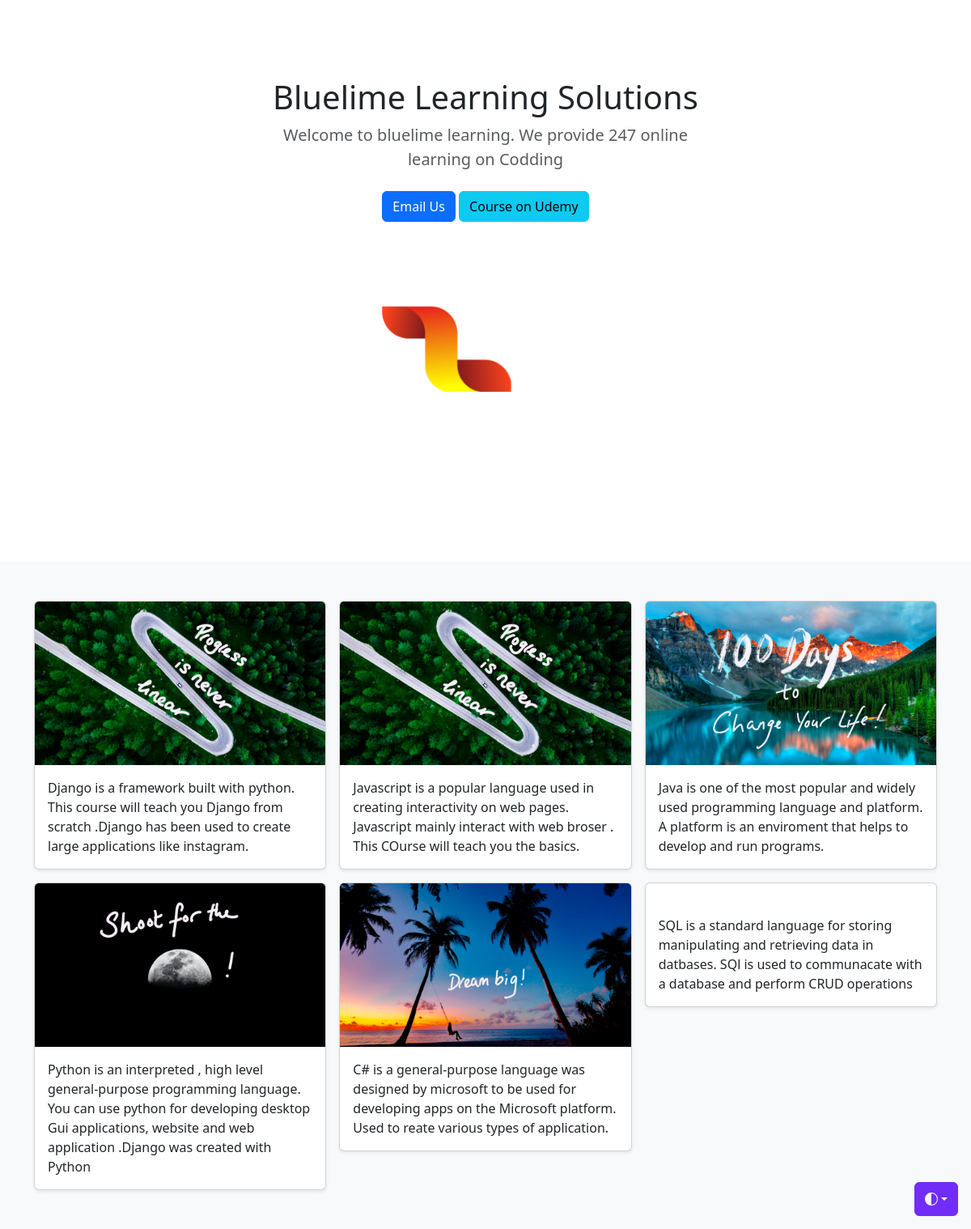
Before: / with the older database file.
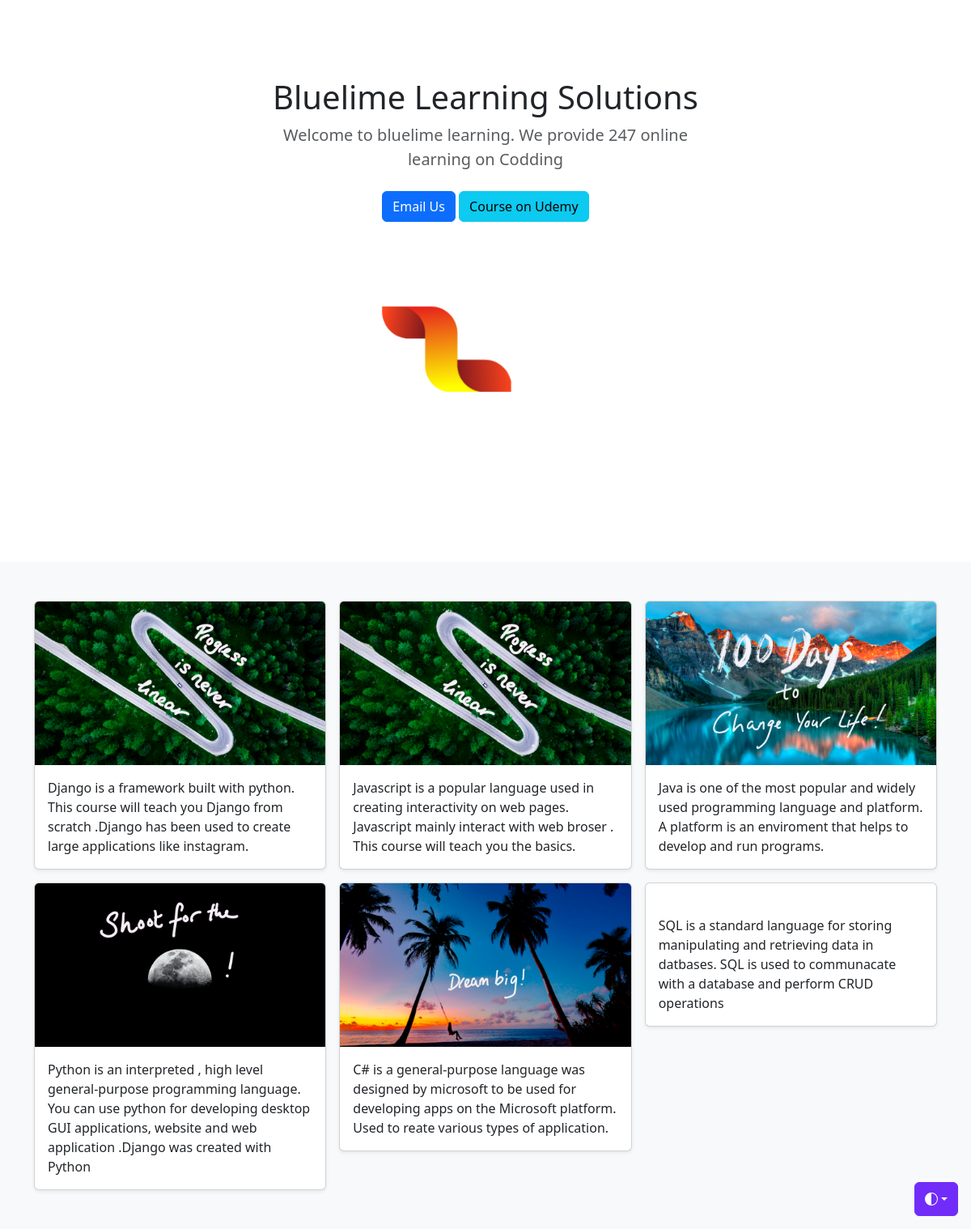
After: the same page with the newer database file.
### courses/models.py (models this page shows, shortened)
class Course(models.Model):
    image = models.ImageField(upload_to ='static/media/')
    summary = models.CharField(max_length = 200)

### courses/views.py (the view)
# urls.py: path('', views.index, name="index"),
def index(request):
    courses = Course.objects
    return render(request, "index.html", {'courses':courses} )

### templates/index.html (shortened to what this page needs)
    <!doctype html>
<html lang="en" data-bs-theme="auto">
{% load static %}
  <head>
 <link href="https://cdn.jsdelivr.net/npm/bootstrap@5.3.2/dist/css/bootstrap.min.css" rel="stylesheet">
<link href="/docs/5.3/dist/css/bootstrap.min.css" rel="stylesheet">
  </head>
  <body>
    <div class="dropdown position-fixed bottom-0 end-0 mb-3 me-3 bd-mode-toggle">
      <button class="btn btn-bd-primary py-2 dropdown-toggle d-flex align-items-center"
              id="bd-theme"
              type="button"
              aria-expanded="false"
              data-bs-toggle="dropdown"
              aria-label="Toggle theme (auto)">
        <svg class="bi my-1 theme-icon-active" width="1em" height="1em"><use href="#circle-half"></use></svg>
      </button>
    </div>
<main>
  <section class="py-5 text-center container">
    <div class="row py-lg-5">
      <div class="col-lg-6 col-md-8 mx-auto">
        <h1 class="fw-light">Bluelime Learning Solutions</h1>
        <p class="lead text-body-secondary">Welcome to bluelime learning. We provide 247 online learning on Codding</p>
        <p>
          <a href="mailto:chegeharrison10@gmail.com" class="btn btn-primary my-2">Email Us</a>
          <a href="https://www.udemy.com " class="btn btn-info my-2">Course on Udemy</a>
        </p>
        <img src="{% static 'logo1.png' %}" alt=" " height="300">
      </div>
    </div>
  </section>
  <div class="album py-5 bg-body-tertiary">
    <div class="container">
      <div class="row row-cols-1 row-cols-sm-2 row-cols-md-3 g-3">
        {% for course in courses.all%}
        <div class="col">
          <div class="card shadow-sm">
            <a href="{% url 'detail' course.id %}">
            <img  src="{{ course.image }}"  class="card-img-top" alt="">
            </a>
            <div class="card-body">
              <p class="card-text">   {{course.summary}}</p>
            </div>
          </div>
        </div>
        {% endfor %}
      </div>
    </div>
  </div>
</main>
    </body>
</html>

### templates/index.html (style rules this page uses)
.bi { vertical-align: -.125em; fill: currentColor; }
.btn-bd-primary { --bd-violet-bg: #712cf9; --bd-violet-rgb: 112.520718, 44.062154, 249.437846; --bs-btn-font-weight: 600; --bs-btn-color: var(--bs-white); --bs-btn-bg: var(--bd-violet-bg); --bs-btn-border-color: var(--bd-violet-bg); --bs-btn-hover-color: var(--bs-white); --bs-btn-hover-bg: #6528e0; --bs-btn-hover-border-color: #6528e0; --bs-btn-focus-shadow-rgb: var(--bd-violet-rgb); --bs-btn-active-color: var(--bs-btn-hover-color); --bs-btn-active-bg: #5a23c8; --bs-btn-active-border-color: #5a23c8; }
.bd-mode-toggle { z-index: 1500; }

Changed rows visible on the page:
changed Course: summary "…web broser . This COurse will teach you the…" → "…web broser . This course will teach you the…"
changed Course: summary "…python for developing desktop Gui applications, website and web…" → "…python for developing desktop GUI applications, website and web…"
changed Course: summary "SQL is a standard language for storing manipulating and retrieving data in datbases. SQl is used to communacate with a database and perform CRUD operations" → "SQL is a standard language for storing manipulating and retrieving data in datbases. SQL is used to communacate with a database and perform CRUD operations"
